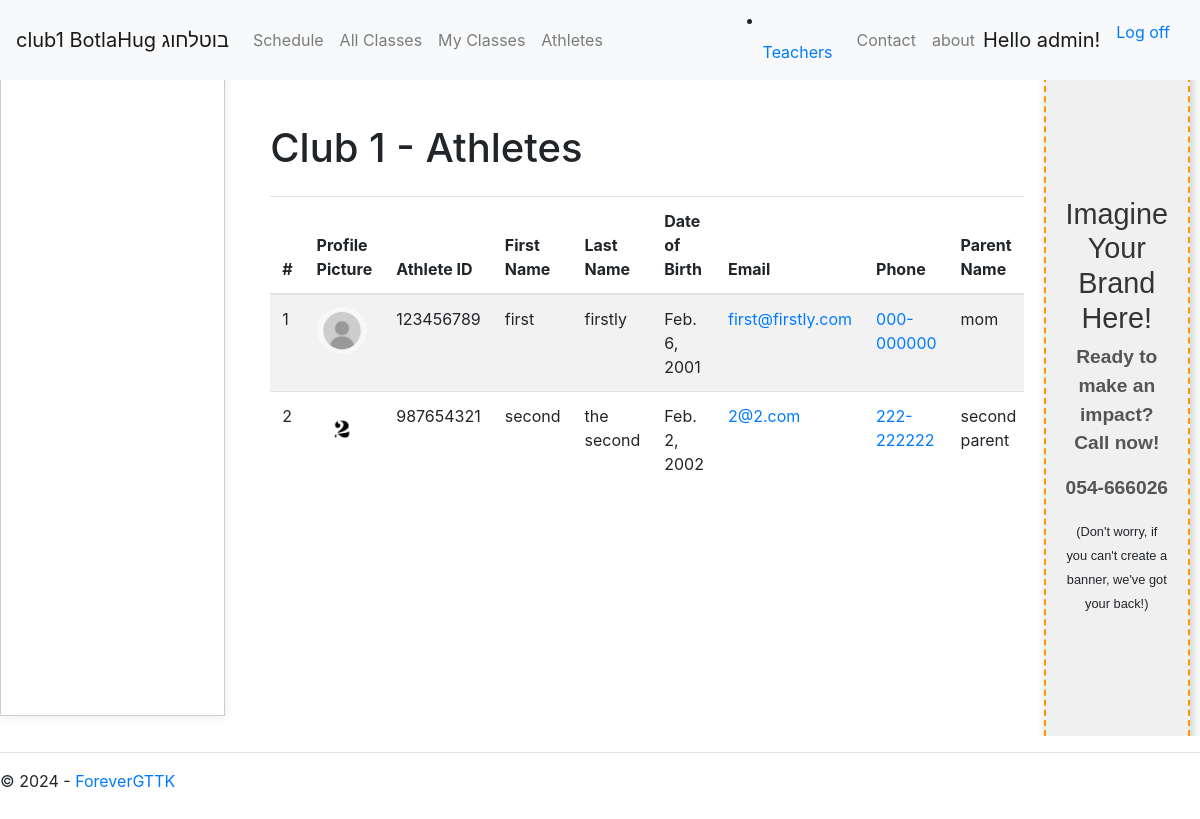
The app's page /club/club1/athletes/ (signed in) with its own data.
### app/models.py (models this page shows, shortened)
class BaseModel(models.Model):
    ID = models.UUIDField(default=uuid.uuid4, editable=False, unique=True, primary_key=True)
    created_by = models.ForeignKey(User, on_delete=models.SET_NULL, null=True)
    created_at = models.DateTimeField(auto_now_add=True, editable=False)
    last_updated = models.DateTimeField(auto_now=True)
    description = models.TextField(null=True, blank=True)
    class Meta:
        abstract = True

class Clubs(BaseModel):
    name = models.CharField(max_length=255, unique=True)
    topic = models.ForeignKey(Topics, on_delete=models.CASCADE, null=True, related_name='clubs')
    location = models.CharField(max_length=255, null=True, blank=True)
    web_name = models.CharField(max_length=100, unique=True)
    contact_email = models.EmailField(null=True, blank=True)
    contact_phone = models.CharField(max_length=15, null=True, blank=True)
    contact_person = models.CharField(max_length=255, null=True, blank=True)
    class Meta:
        permissions = [
            ("view_club", "Can view club details"),
            ("manage_club", "Can manage club details"),
            ("manage_club_design", "Can edit club design"),
            ("manage_club_articles", "Can manage articles for the club"),
        ]

class Athlete(BaseModel):
    athlete_id = models.CharField(max_length=10, null=True, blank=True)
    profile_picture = models.ImageField(upload_to='profile_pictures/', null=True, blank=True)
    club = models.ForeignKey('Clubs', on_delete=models.CASCADE, related_name='athletes')
    first_name = models.CharField(max_length=100, null=False, blank=False)
    last_name = models.CharField(max_length=100, null=False, blank=False)
    dob = models.DateField(null=False, blank=False)
    email = models.EmailField(null=False, blank=False)
    phone = models.CharField(max_length=10, null=False, blank=True)
    parent_name = models.CharField(max_length=100, null=True, blank=True)
    parent_phone = models.CharField(max_length=10, null=True, blank=True)
    home_address = models.TextField(null=True, blank=True)

### BotLaHug/views.py (the view)
# urls.py: path('club/<str:club_name>/athletes/', clubViews.club_athletes, name='club_athletes'),
@login_required
@user_passes_test(lambda user: is_manager(user) or is_teacher(user))
def club_athletes(request, club_name):
    club = get_object_or_404(models.Clubs, web_name=club_name)
    athletes = club.athletes.all()
    return page_render(
        request,
        'BotLaHug/club_pages/club_athletes.html',
        {
            'club': club,
            'athletes': athletes
        },
        club_name=club_name
    )

### BotLaHug/views.py (called while the page is built)
def is_manager(user):
    return user.groups.filter(name='Manager').exists()

def page_render(request, page_address, context, club_name):
    context['easterEgg'] = datetime.now().minute % 2 == 0
    app_name = re.split(r'_|(?=[A-Z])', os.path.splitext(os.path.basename(page_address))[0])
    title = ' '.join(word.capitalize() if context['easterEgg'] else word.lower() for word in app_name)
    context.update(
        {
            'name': club_name,
            'title': title,
            'year': datetime.now().year,
        }
    )
    return render(request, page_address, context)

### BotLaHug/templates/BotLaHug/club_pages/club_athletes.html (shortened to what this page needs)
{% extends "BotLaHug/layout.html" %}
{% block content %}
<div class="container mt-5">
    <h1 class="mb-4">{{ club.name }} - Athletes</h1>
    {% if athletes %}
    <table class="table table-striped table-hover">
        <thead>
            <tr>
                <th>#</th>
                <th>Profile Picture</th>
                <th>Athlete ID</th>
                <th>First Name</th>
                <th>Last Name</th>
                <th>Date of Birth</th>
                <th>Email</th>
                <th>Phone</th>
                <th>Parent Name</th>
            </tr>
        </thead>
        <tbody>
            {% for athlete in athletes %}
            <tr class="clickable-row" data-href="/club/{{name}}/athlete/{{athlete.ID}}">
                <td>{{ forloop.counter }}</td>
                <td>
                    {% if athlete.profile_picture %}
                    <img src="../../../{{ athlete.profile_picture.url }}" alt="{{ athlete.first_name }} {{ athlete.last_name }} profile" class="img-fluid rounded-circle" style="max-width: 50px;">
                    {% else %}
                    <img src="/path_to_default_image/default.jpg" alt="Default profile picture" class="img-fluid rounded-circle" style="max-width: 50px;">
                    {% endif %}
                </td>
                <td>{{ athlete.athlete_id }}</td>
                <td>{{ athlete.first_name }}</td>
                <td>{{ athlete.last_name }}</td>
                <td>{{ athlete.dob }}</td>
                <td><a href="mailto:{{ athlete.email }}">{{ athlete.email }}</a></td>
                <td><a href="tel:{{ athlete.phone }}">{{ athlete.phone }}</a></td>
                <td>{{ athlete.parent_name }}</td>
            </tr>
            {% endfor %}
        </tbody>
    </table>
    {% else %}
    <p>No athletes found for this club.</p>
    {% endif %}
</div>
{% endblock %}

### BotLaHug/templates/BotLaHug/layout.html (shortened to what this page needs)
<!DOCTYPE html>
<html>
<head>
    {% load static %}
    <link href="https://stackpath.bootstrapcdn.com/bootstrap/4.5.2/css/bootstrap.min.css" rel="stylesheet">
</head>
<body class="bud">
    <nav class="navbar navbar-expand-lg navbar-light bg-light fixed-top">
        {% if user.is_authenticated %}
        <a class="navbar-brand" href="/club/{{name}}/">{{name}} BotlaHug בוטלחוג</a>
        {% else %}
        <a class="navbar-brand" href="/club/{{name}}/"> {{name}}  </a>
        {% endif %}
        <div class="collapse navbar-collapse" id="navbarNav">
            {% include 'BotLaHug/loggedelements.html' %}
            <ul class="navbar-nav ml-auto" style="margin-inline:14px;">
                <li class="nav-item">
                    <a class="nav-link" href="/club/{{name}}/contact/">Contact</a>
                </li>
                <li class="nav-item">
                    <a class="nav-link" href="/club/{{name}}/about/">about</a>
                </li>
                {% include 'BotLaHug/loginpartial.html' %}
            </ul>
        </div>
    </nav>
    <div class="sidebar-container">
        <div class="centered-div">
        </div>
        <div class=" body-content">
            {% block content %}{% endblock %}
        </div>
        <div>
            {% block adv %}
            {% if user.is_authenticated %}
            {% include 'BotLaHug/features/defult_adv.html' %}
            {% endif %}
            {% endblock %}
        </div>
    </div>
    <footer>
        <hr />
        <p>&copy; {{ year }} - <a href="{% url 'contact' %}">ForeverGTTK</a></p>
    </footer>
</body>
</html>

### BotLaHug/templates/BotLaHug/loginpartial.html (shortened to what this page needs)
{% if user.is_authenticated %}
<form id="logoutForm" action="/logout/" method="post" class="navbar-right">
    <ul class="nav navbar-nav navbar-right">
        <li><span class="navbar-brand">Hello {{ user.username }}!</span></li>
        <li><a href="javascript:document.getElementById('logoutForm').submit()">Log off</a></li>
    </ul>
</form>
{% else %}
<ul class="nav navbar-nav navbar-right">
    <li><a href="{% url 'login' %}">Log in</a></li>
</ul>
{% endif %}

### BotLaHug/templates/BotLaHug/layout.html (style rules this page uses)
.bud { min-height: 100vh; margin: 0; padding: 0; overflow-y: hidden; }
.sidebar-container { display: grid; grid-template-columns: 2fr 7fr 1fr; column-gap: 10px; margin-top: 56px; overflow-y: hidden; }
.centered-div { padding: 20px; background-color: #fff; border: 1px solid #ccc; box-sizing: border-box; margin-top: 20px; height: 80vh; margin-bottom: 20px; box-shadow: 0px 0px 10px rgba(0, 0, 0, 0.1); }
.body-content { height: 80vh; padding: 20px; box-sizing: border-box; overflow-y: scroll; }
img.rounded-circle { border-radius: 50%; }
.clickable-row { cursor: pointer; }

### records on screen
Clubs: web_name "club1", name "Club 1"
Athlete: profile_picture (picture), athlete_id "123456789", first_name "first", last_name "firstly", dob "Feb. 6, 2001", email "first@firstly.com", phone "000-000000", parent_name "mom"
Athlete: profile_picture (picture), athlete_id "987654321", first_name "second", last_name "the second", dob "Feb. 2, 2002", email "2@2.com", phone "222-222222", parent_name "second parent"

### other values on screen
{{ user.username }} "admin"
